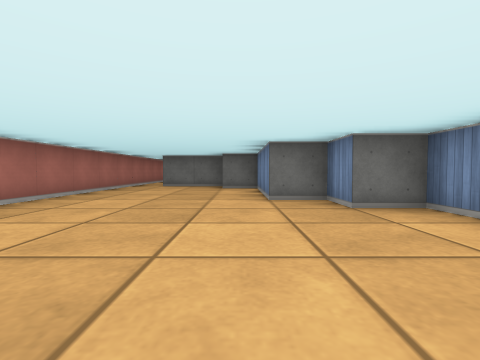
view 1 (above)

12 first-person views from a walk through a cub3D level. The camera is about half as high as the walls, tilts 2° down and sees 85° across. The floor is counted in squares. Each view is taken from the middle of a square. On the plan, view 1 faces up. The plan holds only what a view shows up to about 9 squares ahead; the rest is blank.

view 2
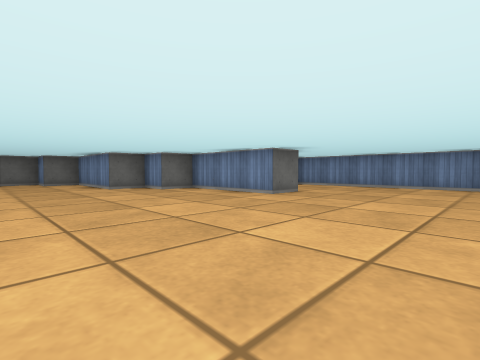

view 3
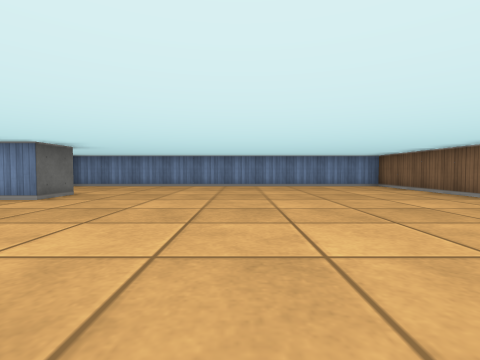

view 4
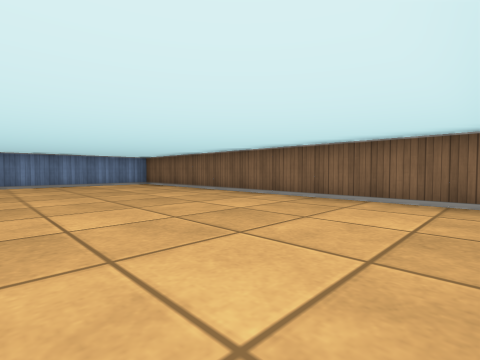

view 5
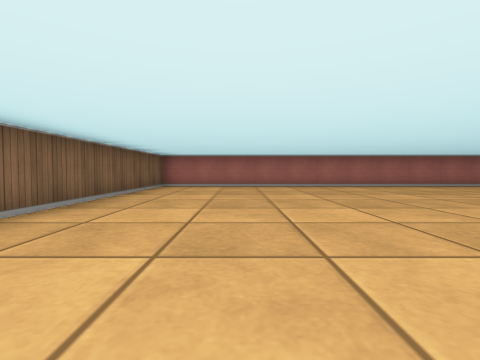

view 6
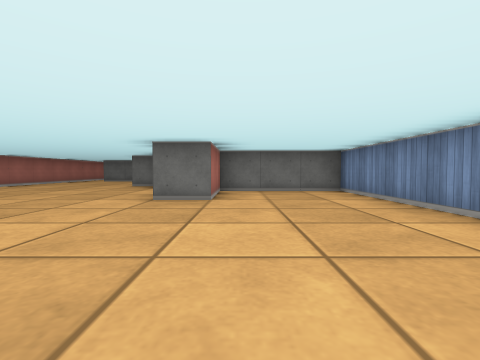

view 7
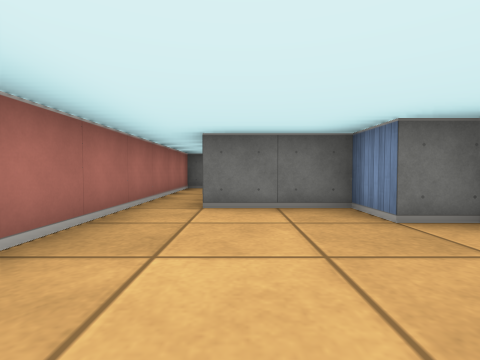

view 8
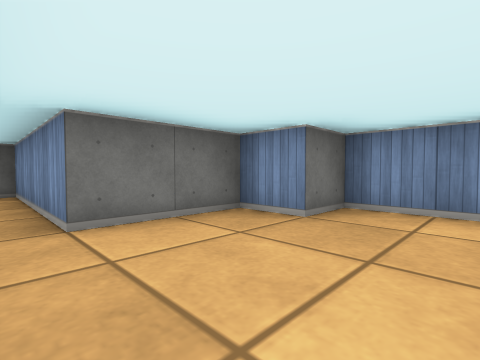

view 9
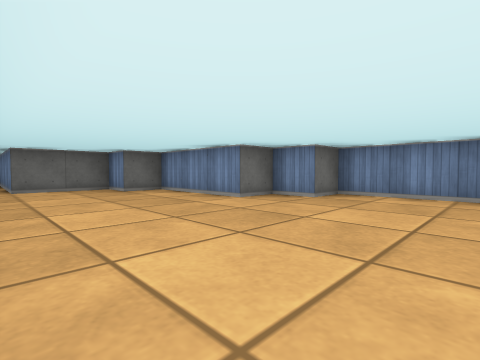

view 10
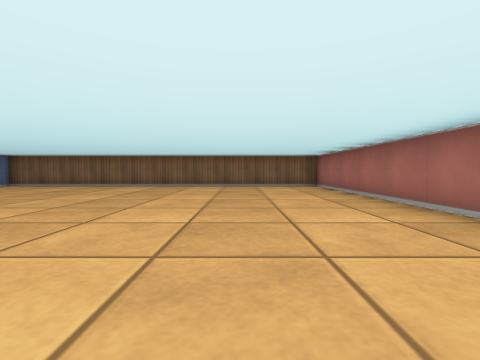

view 11
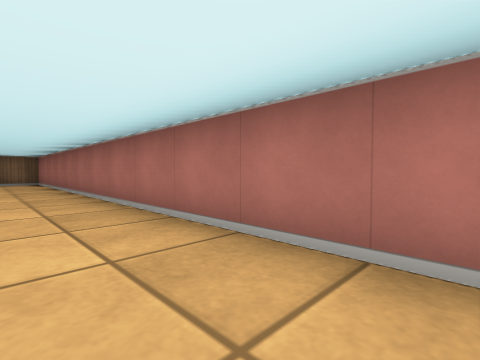

view 12
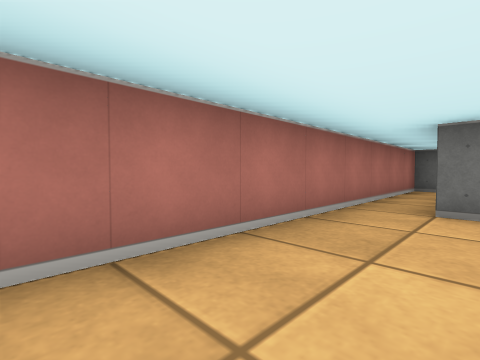

### Floor plan
Points are (right, up) in squares from view 1. A wall is a line through its corners. A room is listed if a view was taken in it or the views show most of it. See-through windows are left out.
Room 1 (views 1, 2, 3, 4, 5, 6, 7, 8, 9, 10, 11, 12)
walls: (2.5, 0.5) (2.5, 3.5) (1.5, 3.5) (1.5, 4.5) (0.5, 4.5) (0.5, 7.5) (-0.5, 7.5) (-0.5, 8.5) (-2.5, 8.5) (-2.5, 12.5) (-3.5, 12.5) (-3.5, -7.5) (6.5, -7.5) (6.5, 2.5) (3.5, 2.5) (3.5, 0.5) (2.5, 0.5)

Positions as (right, up) in squares from view 1, and headings:
1: (0, 0), facing up
2: (-2, -3), facing up-right
3: (-2, -3), facing right
4: (-3, -3), facing down-right
5: (5, -5), facing left
6: (4, -4), facing up
7: (-2, 5), facing up
8: (-3, 6), facing up-right
9: (-3, 1), facing up-right
10: (-1, 1), facing down
11: (-2, 4), facing down-left
12: (-2, 5), facing up-left
